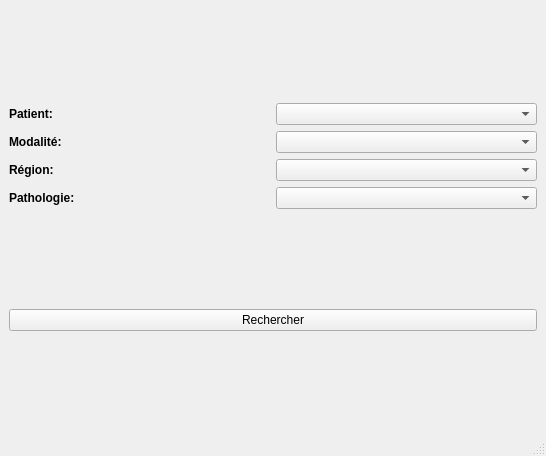
<?xml version="1.0" encoding="UTF-8"?>
<ui version="4.0">
 <class>MainWindow</class>
 <widget class="QMainWindow" name="MainWindow">
  <property name="geometry">
   <rect>
    <x>0</x>
    <y>0</y>
    <width>546</width>
    <height>456</height>
   </rect>
  </property>
  <property name="windowTitle">
   <string>MainWindow</string>
  </property>
  <widget class="QWidget" name="centralwidget">
   <layout class="QVBoxLayout" name="verticalLayout_2">
    <item>
     <layout class="QGridLayout" name="gridLayout">
      <item row="2" column="0">
       <widget class="QLabel" name="label_Region">
        <property name="font">
         <font>
          <weight>75</weight>
          <bold>true</bold>
         </font>
        </property>
        <property name="text">
         <string>Région:</string>
        </property>
       </widget>
      </item>
      <item row="1" column="0">
       <widget class="QLabel" name="label_Modalite">
        <property name="font">
         <font>
          <weight>75</weight>
          <bold>true</bold>
         </font>
        </property>
        <property name="text">
         <string>Modalité:</string>
        </property>
       </widget>
      </item>
      <item row="0" column="0">
       <widget class="QLabel" name="label_Patient">
        <property name="font">
         <font>
          <weight>75</weight>
          <bold>true</bold>
         </font>
        </property>
        <property name="text">
         <string>Patient:</string>
        </property>
       </widget>
      </item>
      <item row="3" column="0">
       <widget class="QLabel" name="label_Pathologie">
        <property name="font">
         <font>
          <weight>75</weight>
          <bold>true</bold>
         </font>
        </property>
        <property name="text">
         <string>Pathologie:</string>
        </property>
       </widget>
      </item>
      <item row="0" column="1">
       <widget class="QComboBox" name="CB_Patient"/>
      </item>
      <item row="1" column="1">
       <widget class="QComboBox" name="CB_Modalite"/>
      </item>
      <item row="2" column="1">
       <widget class="QComboBox" name="CB_Region"/>
      </item>
      <item row="3" column="1">
       <widget class="QComboBox" name="CB_Pathologie"/>
      </item>
     </layout>
    </item>
    <item>
     <widget class="QPushButton" name="Button_Rechercher">
      <property name="text">
       <string>Rechercher</string>
      </property>
     </widget>
    </item>
   </layout>
  </widget>
  <widget class="QMenuBar" name="menubar">
   <property name="geometry">
    <rect>
     <x>0</x>
     <y>0</y>
     <width>546</width>
     <height>27</height>
    </rect>
   </property>
  </widget>
  <widget class="QStatusBar" name="statusbar"/>
 </widget>
 <resources/>
 <connections/>
 <slots>
  <slot>slot1()</slot>
 </slots>
</ui>
